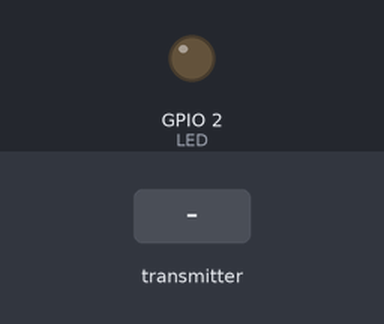
Simulated run of this sketch. Board: ESP32. Shown: output pins drawn as LEDs (lit = HIGH). The test bench sets the inputs (shaded band). What the sketch prints to the serial monitor is not drawn.

Above: at 1.2 s.
1.3 s: the transmitter starts sending teste = 1
At 2.5 s:
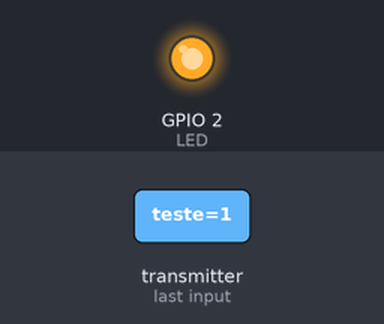
2.8 s: the transmitter starts sending teste = 0
At 3.8 s:
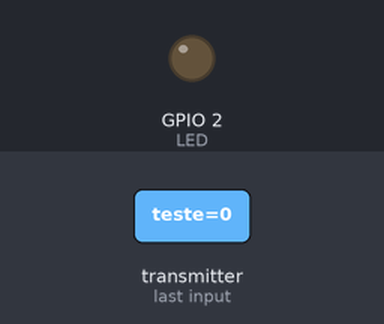
Timing chart, 0 to 5.8 s (numbered marks = the images above; inputs shaded):
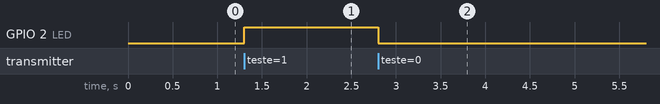

The sketch:

serialEsp_dataRec.ino
```cpp
#include <esp_now.h>
#include <WiFi.h>

#define LED 2
bool teste;

void setup()
{
  Serial.begin(115200);
  WiFi.mode(WIFI_STA);
  Serial.print("MAC Address: ");
  Serial.println(WiFi.macAddress());

  InitESPNow();
  esp_now_register_recv_cb(OnDataRecv);

  pinMode(LED, OUTPUT);
}

void loop()
{

}

void InitESPNow()
{
    if(esp_now_init() == ESP_OK)
        Serial.println("ESP Now Iniciado com sucesso");
    else
    {
        Serial.println("Falha ao iniciar ESP Now");
        Serial.println("Reiniciando...");
        delay(1000);
        ESP.restart();
    }
}

void OnDataRecv(const uint8_t *mac_addr, const uint8_t *incomingData, int data_len)
{
  memcpy(&teste, incomingData, sizeof(teste));
  //teste = incomingData; deu errado
  digitalWrite(LED, teste);
}
```

Measured:
- after the input at 1.3 s, GPIO 2 (LED): LOW → HIGH at once
- after the input at 2.8 s, GPIO 2 (LED): HIGH → LOW at once
